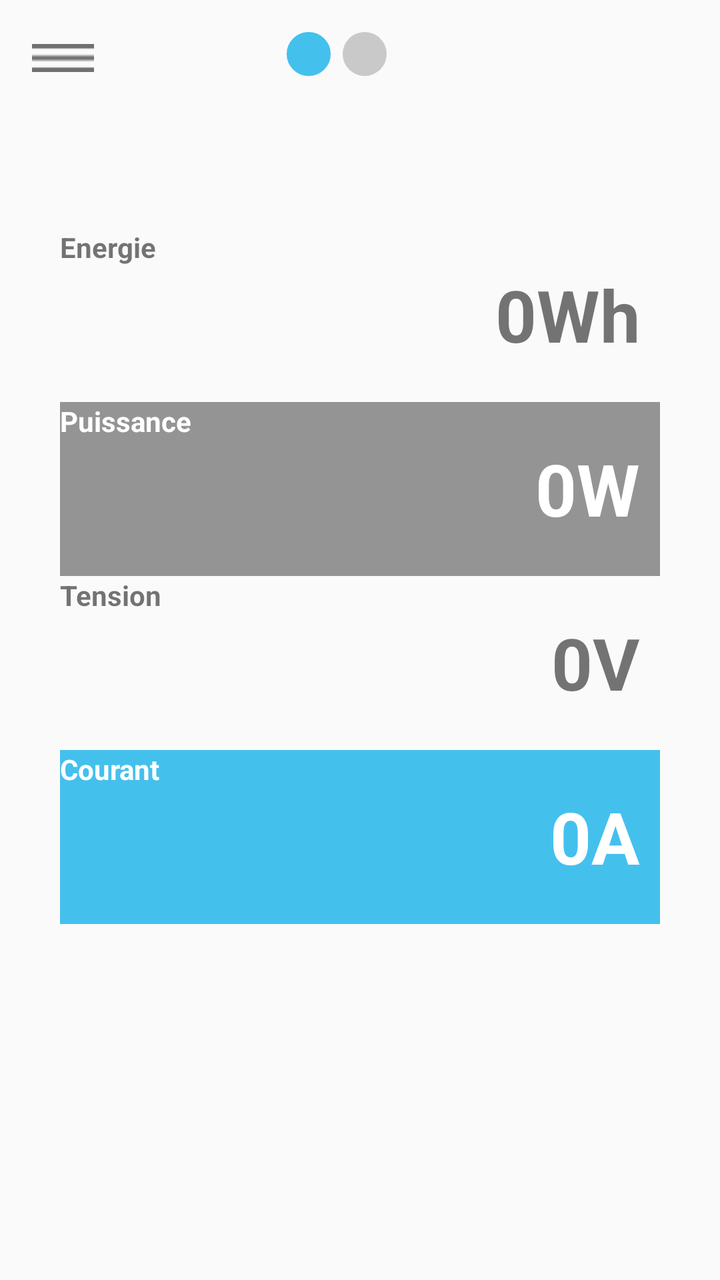
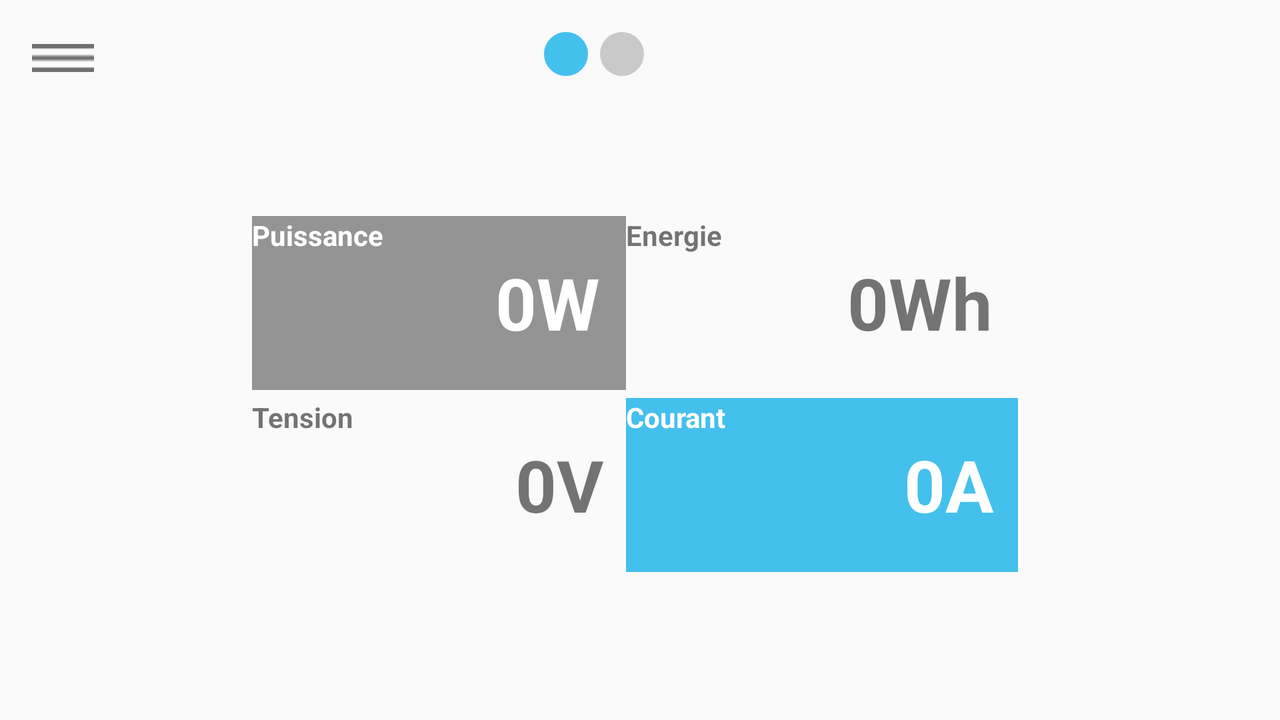

The same Android screen from two of the app's own layout files: first res/layout/ as a phone draws it, then the repository's variant for another configuration, drawn on a device whose configuration selects that folder. Both files follow.
<!-- AndroidManifest.xml: application theme AppTheme -->
<!-- res/layout/activity_android_mob2.xml -->
<?xml version="1.0" encoding="utf-8"?>
<android.support.constraint.ConstraintLayout xmlns:android="http://schemas.android.com/apk/res/android"
    xmlns:app="http://schemas.android.com/apk/res-auto"
    xmlns:tools="http://schemas.android.com/tools"
    android:layout_width="match_parent"
    android:layout_height="match_parent"
    tools:context=".Monitoring">


    <LinearLayout
        android:layout_width="300dp"
        android:layout_height="371dp"
        android:layout_marginStart="8dp"
        android:layout_marginTop="8dp"
        android:layout_marginEnd="8dp"
        android:layout_marginBottom="8dp"
        android:orientation="vertical"
        app:layout_constraintBottom_toBottomOf="parent"
        app:layout_constraintEnd_toEndOf="parent"
        app:layout_constraintStart_toStartOf="parent"
        app:layout_constraintTop_toBottomOf="@+id/imageView4"
        app:layout_constraintVertical_bias="0.317">

        <LinearLayout
            android:layout_width="332dp"
            android:layout_height="87dp"
            android:orientation="vertical"
            tools:layout_editor_absoluteX="74dp"
            tools:layout_editor_absoluteY="114dp">

            <TextView
                android:id="@+id/textViewEn"
                android:layout_width="wrap_content"
                android:layout_height="wrap_content"
                android:text="Energie"
                android:textStyle="bold"
                tools:layout_editor_absoluteX="55dp"
                tools:layout_editor_absoluteY="57dp" />

            <TextView
                android:id="@+id/textViewEnergie"
                android:layout_width="290dp"
                android:layout_height="wrap_content"
                android:text="0Wh"
                android:textAlignment="textEnd"
                android:textSize="36sp"
                android:textStyle="bold"
                tools:layout_editor_absoluteX="55dp"
                tools:layout_editor_absoluteY="86dp" />
        </LinearLayout>

        <LinearLayout
            android:layout_width="332dp"
            android:layout_height="87dp"
            android:background="@color/colorGray"
            android:orientation="vertical"
            tools:layout_editor_absoluteX="74dp"
            tools:layout_editor_absoluteY="222dp">

            <TextView
                android:id="@+id/textView4"
                android:layout_width="wrap_content"
                android:layout_height="wrap_content"
                android:text="Puissance"
                android:textColor="#FFFFFF"
                android:textStyle="bold"
                tools:layout_editor_absoluteX="55dp"
                tools:layout_editor_absoluteY="57dp" />

            <TextView
                android:id="@+id/textViewPower"
                android:layout_width="290dp"
                android:layout_height="wrap_content"
                android:text="0W"
                android:textAlignment="textEnd"
                android:textColor="#FFFFFF"
                android:textSize="36sp"
                android:textStyle="bold"
                tools:layout_editor_absoluteX="55dp"
                tools:layout_editor_absoluteY="86dp" />
        </LinearLayout>



        <LinearLayout
            android:layout_width="332dp"
            android:layout_height="87dp"
            android:orientation="vertical"
            tools:layout_editor_absoluteX="74dp"
            tools:layout_editor_absoluteY="329dp">

            <TextView
                android:id="@+id/textViewTen"
                android:layout_width="wrap_content"
                android:layout_height="wrap_content"
                android:text="Tension"
                android:textStyle="bold"
                tools:layout_editor_absoluteX="55dp"
                tools:layout_editor_absoluteY="57dp" />

            <TextView
                android:id="@+id/textViewTension"
                android:layout_width="290dp"
                android:layout_height="wrap_content"
                android:text="0V"
                android:textAlignment="textEnd"
                android:textSize="36sp"
                android:textStyle="bold"
                tools:layout_editor_absoluteX="55dp"
                tools:layout_editor_absoluteY="86dp" />
        </LinearLayout>

        <LinearLayout
            android:layout_width="332dp"
            android:layout_height="87dp"
            android:background="@color/colorBlue"
            android:orientation="vertical"
            tools:layout_editor_absoluteX="74dp"
            tools:layout_editor_absoluteY="436dp">

            <TextView
                android:id="@+id/textViewCurr"
                android:layout_width="wrap_content"
                android:layout_height="wrap_content"
                android:text="Courant"
                android:textColor="#FFFFFF"
                android:textStyle="bold"
                tools:layout_editor_absoluteX="55dp"
                tools:layout_editor_absoluteY="57dp" />

            <TextView
                android:id="@+id/textViewCurrent"
                android:layout_width="290dp"
                android:layout_height="wrap_content"
                android:text="0A"
                android:textAlignment="textEnd"
                android:textColor="#FFFFFF"
                android:textSize="36sp"
                android:textStyle="bold"
                tools:layout_editor_absoluteX="55dp"
                tools:layout_editor_absoluteY="86dp" />
        </LinearLayout>

    </LinearLayout>

    <ImageView
        android:id="@+id/imageView4"
        android:layout_width="wrap_content"
        android:layout_height="wrap_content"
        android:layout_marginStart="8dp"
        android:layout_marginTop="16dp"
        android:layout_marginEnd="8dp"
        app:layout_constraintEnd_toEndOf="parent"
        app:layout_constraintHorizontal_bias="0.46"
        app:layout_constraintStart_toStartOf="parent"
        app:layout_constraintTop_toTopOf="parent"
        app:srcCompat="@drawable/flag" />

    <ImageView
        android:id="@+id/config"
        android:layout_width="31dp"
        android:layout_height="26dp"
        android:layout_marginStart="16dp"
        android:layout_marginTop="16dp"
        android:layout_marginEnd="8dp"
        android:layout_marginBottom="8dp"
        app:layout_constraintBottom_toBottomOf="parent"
        app:layout_constraintEnd_toEndOf="parent"
        app:layout_constraintHorizontal_bias="0.0"
        app:layout_constraintStart_toStartOf="parent"
        app:layout_constraintTop_toTopOf="parent"
        app:layout_constraintVertical_bias="0.0"
        app:srcCompat="@drawable/config" />
</android.support.constraint.ConstraintLayout>
<!-- resources referenced by this layout -->
<resources>
  <color name="colorBlue">#44C0ED</color>
  <color name="colorGray">#949494</color>
  <!-- drawable config: png bitmap (drawable-hdpi, 148 bytes) -->
  <!-- drawable flag: png bitmap (drawable-hdpi, 1323 bytes) -->
  <style name="AppTheme" parent="Theme.AppCompat.Light.DarkActionBar">
          
          <item name="colorPrimary">@color/colorPrimary</item>
          <item name="colorPrimaryDark">@color/colorBlue</item>
          <item name="colorAccent">@color/colorBlue</item>
          <item name="windowNoTitle">true</item>
          <item name="windowActionBar">false</item>
      </style>
  <color name="colorPrimary">#008577</color>
</resources>
<!-- res/layout-land/activity_android_mob2.xml (the repository's variant of the layout above) -->
<!-- drawn on the phone turned sideways -->
<?xml version="1.0" encoding="utf-8"?>
<android.support.constraint.ConstraintLayout xmlns:android="http://schemas.android.com/apk/res/android"
    xmlns:app="http://schemas.android.com/apk/res-auto"
    xmlns:tools="http://schemas.android.com/tools"
    android:layout_width="match_parent"
    android:layout_height="match_parent"
    tools:context=".Monitoring">

    <LinearLayout
        android:layout_width="388dp"
        android:layout_height="182dp"
        android:layout_marginStart="8dp"
        android:layout_marginTop="8dp"
        android:layout_marginEnd="8dp"
        android:layout_marginBottom="8dp"
        android:orientation="vertical"
        app:layout_constraintBottom_toBottomOf="parent"
        app:layout_constraintEnd_toEndOf="parent"
        app:layout_constraintStart_toStartOf="parent"
        app:layout_constraintTop_toBottomOf="@+id/imageView4">

        <LinearLayout
            android:layout_width="384dp"
            android:layout_height="91dp"
            android:orientation="horizontal">

            <LinearLayout
                android:layout_width="187dp"
                android:layout_height="87dp"
                android:background="@color/colorGray"
                android:orientation="vertical"
                tools:layout_editor_absoluteX="53dp"
                tools:layout_editor_absoluteY="65dp">

                <TextView
                    android:id="@+id/textView4"
                    android:layout_width="wrap_content"
                    android:layout_height="wrap_content"
                    android:text="Puissance"
                    android:textColor="#FFFFFF"
                    android:textStyle="bold"
                    tools:layout_editor_absoluteX="55dp"
                    tools:layout_editor_absoluteY="57dp" />

                <TextView
                    android:id="@+id/textViewPower"
                    android:layout_width="174dp"
                    android:layout_height="wrap_content"
                    android:text="0W"
                    android:textAlignment="textEnd"
                    android:textColor="#FFFFFF"
                    android:textSize="36sp"
                    android:textStyle="bold"
                    tools:layout_editor_absoluteX="55dp"
                    tools:layout_editor_absoluteY="86dp" />
            </LinearLayout>

            <LinearLayout
                android:layout_width="195dp"
                android:layout_height="87dp"
                android:orientation="vertical"
                tools:layout_editor_absoluteX="240dp"
                tools:layout_editor_absoluteY="65dp">

                <TextView
                    android:id="@+id/textViewEn"
                    android:layout_width="wrap_content"
                    android:layout_height="wrap_content"
                    android:text="Energie"
                    android:textStyle="bold"
                    tools:layout_editor_absoluteX="55dp"
                    tools:layout_editor_absoluteY="57dp" />

                <TextView
                    android:id="@+id/textViewEnergie"
                    android:layout_width="183dp"
                    android:layout_height="wrap_content"
                    android:text="0Wh"
                    android:textAlignment="textEnd"
                    android:textSize="36sp"
                    android:textStyle="bold"
                    tools:layout_editor_absoluteX="55dp"
                    tools:layout_editor_absoluteY="86dp" />
            </LinearLayout>
        </LinearLayout>

        <LinearLayout
            android:layout_width="384dp"
            android:layout_height="91dp"
            android:orientation="horizontal"
            tools:layout_editor_absoluteX="0dp"
            tools:layout_editor_absoluteY="105dp">

            <LinearLayout
                android:layout_width="187dp"
                android:layout_height="87dp"
                android:orientation="vertical"
                tools:layout_editor_absoluteX="53dp"
                tools:layout_editor_absoluteY="203dp">

                <TextView
                    android:id="@+id/textViewTen"
                    android:layout_width="wrap_content"
                    android:layout_height="wrap_content"
                    android:text="Tension"
                    android:textStyle="bold"
                    tools:layout_editor_absoluteX="55dp"
                    tools:layout_editor_absoluteY="57dp" />

                <TextView
                    android:id="@+id/textViewTension"
                    android:layout_width="176dp"
                    android:layout_height="wrap_content"
                    android:text="0V"
                    android:textAlignment="textEnd"
                    android:textSize="36sp"
                    android:textStyle="bold"
                    tools:layout_editor_absoluteX="55dp"
                    tools:layout_editor_absoluteY="86dp" />
            </LinearLayout>

            <LinearLayout
                android:layout_width="196dp"
                android:layout_height="87dp"
                android:background="@color/colorBlue"
                android:orientation="vertical"
                tools:layout_editor_absoluteX="272dp"
                tools:layout_editor_absoluteY="203dp">

                <TextView
                    android:id="@+id/textViewCurr"
                    android:layout_width="wrap_content"
                    android:layout_height="wrap_content"
                    android:text="Courant"
                    android:textColor="#FFFFFF"
                    android:textStyle="bold"
                    tools:layout_editor_absoluteX="55dp"
                    tools:layout_editor_absoluteY="57dp" />

                <TextView
                    android:id="@+id/textViewCurrent"
                    android:layout_width="184dp"
                    android:layout_height="wrap_content"
                    android:text="0A"
                    android:textAlignment="textEnd"
                    android:textColor="#FFFFFF"
                    android:textSize="36sp"
                    android:textStyle="bold"
                    tools:layout_editor_absoluteX="55dp"
                    tools:layout_editor_absoluteY="86dp" />
            </LinearLayout>
        </LinearLayout>
    </LinearLayout>

    <ImageView
        android:id="@+id/imageView4"
        android:layout_width="wrap_content"
        android:layout_height="wrap_content"
        android:layout_marginStart="8dp"
        android:layout_marginTop="16dp"
        android:layout_marginEnd="8dp"
        app:layout_constraintEnd_toEndOf="parent"
        app:layout_constraintHorizontal_bias="0.46"
        app:layout_constraintStart_toStartOf="parent"
        app:layout_constraintTop_toTopOf="parent"
        app:srcCompat="@drawable/flag" />

    <ImageView
        android:id="@+id/config"
        android:layout_width="31dp"
        android:layout_height="26dp"
        android:layout_marginStart="16dp"
        android:layout_marginTop="16dp"
        android:layout_marginEnd="8dp"
        android:layout_marginBottom="8dp"
        app:layout_constraintBottom_toBottomOf="parent"
        app:layout_constraintEnd_toEndOf="parent"
        app:layout_constraintHorizontal_bias="0.0"
        app:layout_constraintStart_toStartOf="parent"
        app:layout_constraintTop_toTopOf="parent"
        app:layout_constraintVertical_bias="0.0"
        app:srcCompat="@drawable/config" />
</android.support.constraint.ConstraintLayout>
